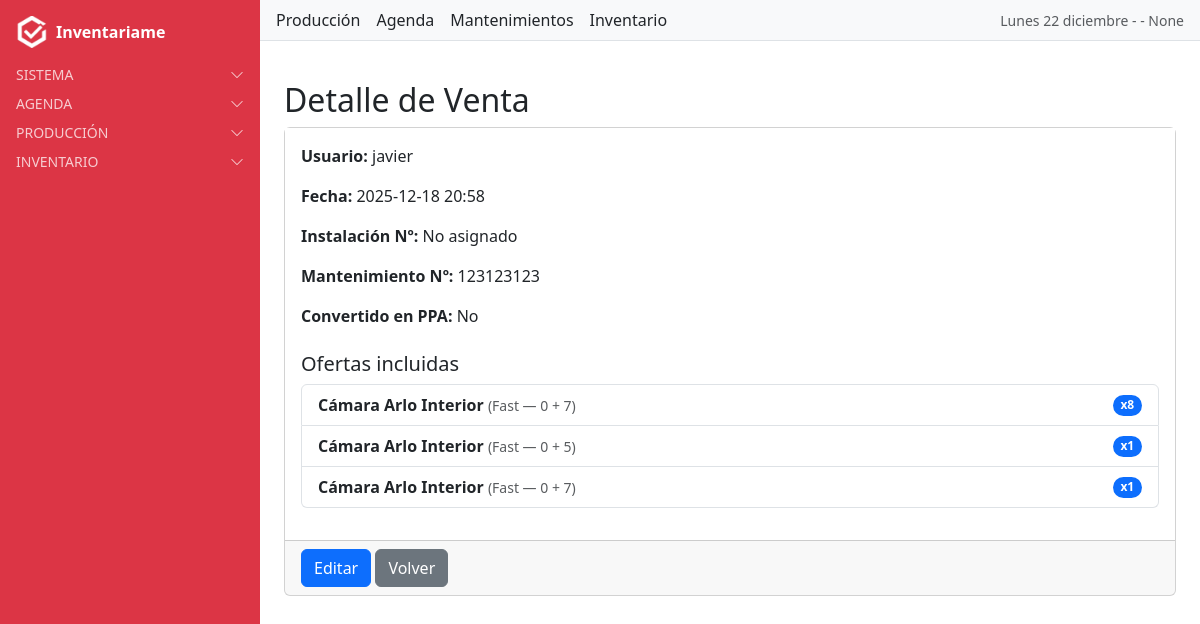
Before: /sales/4/ (signed in) with the older database file.
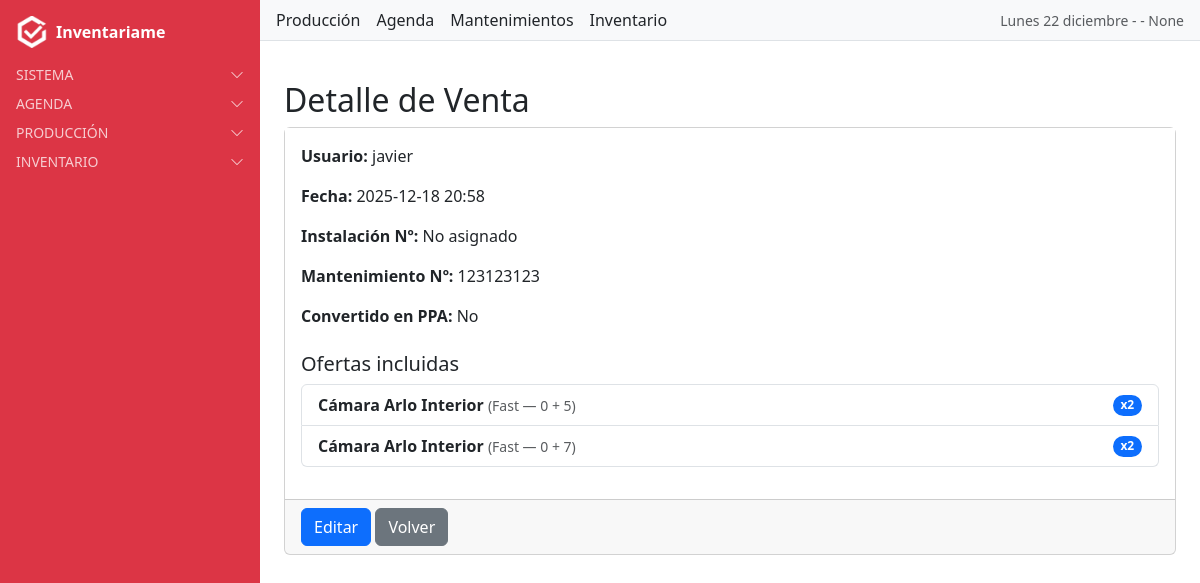
After: the same page with the newer database file.
### sales/models.py (models this page shows, shortened)
class VentaOferta(models.Model):
    venta = models.ForeignKey(Venta, on_delete=models.CASCADE, related_name="venta_ofertas")
    oferta = models.ForeignKey(Oferta, on_delete=models.CASCADE)
    cantidad = models.PositiveIntegerField(default=1)
    class Meta:
        unique_together = ("venta", "oferta")  # ✅ evita duplicados de la misma oferta en una venta

### oferta/models.py (models this page shows, shortened)
class Oferta(models.Model):
    nombre = models.CharField(max_length=150)
    referencia = models.ForeignKey(
        Referencia,
        on_delete=models.CASCADE,
        related_name="ofertas",
        default=1
    )
    valor = models.IntegerField(
        choices=[(3, "0 + 3"), (4, "0 + 4"), (5, "0 + 5"), (7, "0 + 7"), (10, "0 + 10")],
        help_text="Selecciona uno de los valores permitidos"
    )
    class Meta:
        verbose_name = "Oferta"
        verbose_name_plural = "Ofertas"
        ordering = ["nombre"]

### referencias/models.py (models this page shows, shortened)
class Referencia(models.Model):
    nombre = models.CharField(max_length=150)
    tipo = models.ForeignKey(Tipo, on_delete=models.CASCADE, related_name="referencias")
    class Meta:
        verbose_name = "Referencia"
        verbose_name_plural = "Referencias"
        ordering = ["nombre"]

class Tipo(models.Model):
    nombre = models.CharField(max_length=50)
    class Meta:
        verbose_name = "Tipo"
        verbose_name_plural = "Tipos"

### sales/views.py (the view)
# urls.py: path('<int:pk>/', VentaDetailView.as_view(), name='venta_detail'),
class VentaDetailView(GroupVisibilityMixin, DetailView):
    model = Venta
    template_name = "sales/venta_detail.html"
    context_object_name = "venta"

### inventariame/context_processors.py (called while the page is built)
def fecha_hoy(request):
    hoy = formats.date_format(datetime.now(), "l d F", use_l10n=True)
    return {"fecha_hoy": hoy.capitalize()}

def mes_y_anio(request):
    fecha = formats.date_format(datetime.now(), "F Y", use_l10n=True)
    return {"mes_y_anio": fecha.capitalize()}

### users/context_processors.py (called while the page is built)
def alertas_processor(request):
    if not request.user.is_authenticated:
        return {}
    ahora = timezone.now()
    proximas_con_recordatorio = Cita.objects.filter(
        usuario=request.user, recordatorio=True,
        fecha__gte=ahora, fecha__lte=ahora + timedelta(days=1)
    )
    if proximas_con_recordatorio.exists():
        return {"alertas": f"Tienes {proximas_con_recordatorio.count()} cita(s) con recordatorio en 24h"}
    return {}

### users/mixins.py (called while the page is built)
    def get_queryset(self):
        qs = super().get_queryset()
        perfil = getattr(self.request.user, "perfil", None)
        if not perfil:
            return qs.none()
        if perfil.tipo_usuario == "grupo" and perfil.grupo_django:
            return qs.filter(**{f"{self.owner_field_name}__groups": perfil.grupo_django})
        return qs.filter(**{self.owner_field_name: self.request.user})

### templates/sales/venta_detail.html
{% extends "base.html" %}
{% block content_authenticated %}
<div class="container mt-4">
  <h2>Detalle de Venta</h2>
  <div class="card">
    <div class="card-body">
      <p><strong>Usuario:</strong> {{ venta.usuario }}</p>
      <p><strong>Fecha:</strong> {{ venta.fecha|date:"Y-m-d H:i" }}</p>
      <p><strong>Instalación Nº:</strong>
        {% if venta.instalacion_numero %}
          {{ venta.instalacion_numero }}
        {% else %}
          No asignado
        {% endif %}
      </p>
      <p><strong>Mantenimiento Nº:</strong>
        {% if venta.mantenimiento_numero %}
          {{ venta.mantenimiento_numero }}
        {% else %}
          No asignado
        {% endif %}
      </p>
      <p><strong>Convertido en PPA:</strong> {{ venta.ppa|yesno:"Sí,No" }}</p>
      <h5 class="mt-4">Ofertas incluidas</h5>
      {% if venta.venta_ofertas.all %}
        <ul class="list-group mb-3">
          {% for vo in venta.venta_ofertas.all %}
            <li class="list-group-item d-flex justify-content-between align-items-center">
              <div>
                <strong>{{ vo.oferta.nombre }}</strong>
                <small class="text-muted">
                  ({{ vo.oferta.referencia.tipo.nombre }} — 0 + {{ vo.oferta.valor }})
                </small>
              </div>
              <span class="badge bg-primary rounded-pill">x{{ vo.cantidad }}</span>
            </li>
          {% endfor %}
        </ul>
      {% else %}
        <p class="text-muted">No hay ofertas asociadas.</p>
      {% endif %}
    </div>
    <div class="card-footer">
      <a href="{% url 'venta_update' venta.pk %}" class="btn btn-primary">Editar</a>
      <a href="{% url 'venta_list' %}" class="btn btn-secondary">Volver</a>
    </div>
  </div>
</div>
{% endblock %}

Changed rows visible on the page:
removed VentaOferta: oferta.nombre "Cámara Arlo Interior", oferta.referencia.tipo.nombre "Fast", oferta.valor "7", cantidad "8"
removed VentaOferta: oferta.nombre "Cámara Arlo Interior", oferta.referencia.tipo.nombre "Fast", oferta.valor "5", cantidad "1"
removed VentaOferta: oferta.nombre "Cámara Arlo Interior", oferta.referencia.tipo.nombre "Fast", oferta.valor "7", cantidad "1"
added VentaOferta: oferta.nombre "Cámara Arlo Interior", oferta.referencia.tipo.nombre "Fast", oferta.valor "5", cantidad "2"
added VentaOferta: oferta.nombre "Cámara Arlo Interior", oferta.referencia.tipo.nombre "Fast", oferta.valor "7", cantidad "2"
